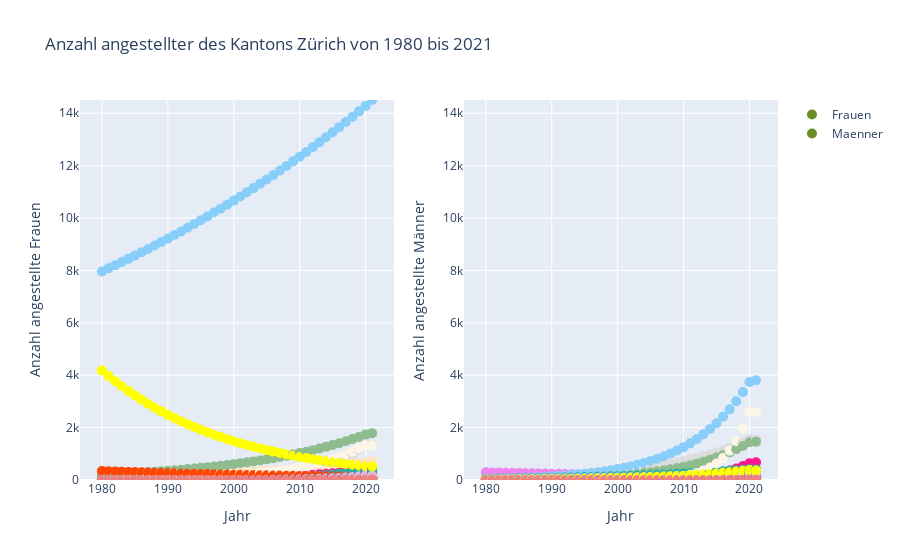

Here is the notebook cell this chart was saved with:
### Code cell
fig = make_subplots(rows=1, cols=2)

unique_identifiers = df['identifier'].unique()
identifiers_colors = {identifier: random.choice(colors) for identifier in unique_identifiers}

df['color'] = df['identifier'].map(identifiers_colors)

df_frauen = df[df['indikator']=='Frauen']
fig.add_trace(go.Scatter(x=df_frauen['jahr'], y=df_frauen['wert'], hovertext=df_frauen['identifier'], mode='markers',
                         marker=dict(size=10, color=df_frauen['color']), name='Frauen'), row=1, col=1)

df_maenner = df[df['indikator']=='Maenner']
fig.add_trace(go.Scatter(x=df_maenner['jahr'], y=df_maenner['wert'], hovertext=df_maenner['identifier'], mode='markers',
                         marker=dict(size=10, color=df_maenner['color']), name='Maenner', text='Maenner'), row=1, col=2)

fig.update_yaxes(title_text='Wert', range=[min(df['wert']), max(df['wert'])], row=1, col=1)
fig.update_yaxes(title_text='Wert', range=[min(df['wert']), max(df['wert'])], row=1, col=2)

fig.update_xaxes(title_text='Jahr', row=1, col=1)
fig.update_yaxes(title_text='Anzahl angestellte Frauen', row=1, col=1)
fig.update_xaxes(title_text='Jahr', row=1, col=2)
fig.update_yaxes(title_text='Anzahl angestellte Männer', row=1, col=2)

fig.update_layout({'title': 'Anzahl angestellter des Kantons Zürich von 1980 bis 2021'})

fig.show()

### Figure 1 — Plotly figure (JSON) as saved in the notebook; plotly's stock layout.template omitted (floating-point values rounded to 4 significant figures; data arrays with more than 128 entries replaced by an {"elided": "..."} marker saying what was removed)
{"data": [{"hovertext": {"elided": "2016 str values"}, "marker": {"color": {"elided": "2016 str values"}, "size": 10}, "mode": "markers", "name": "Frauen", "type": "scatter", "x": {"elided": "2016 int values"}, "xaxis": "x", "y": {"elided": "2016 int values"}, "yaxis": "y"}, {"hovertext": {"elided": "2016 str values"}, "marker": {"color": {"elided": "2016 str values"}, "size": 10}, "mode": "markers", "name": "Maenner", "text": "Maenner", "type": "scatter", "x": {"elided": "2016 int values"}, "xaxis": "x2", "y": {"elided": "2016 int values"}, "yaxis": "y2"}], "layout": {"title": {"text": "Anzahl angestellter des Kantons Zürich von 1980 bis 2021"}, "xaxis": {"anchor": "y", "domain": [0, 0.45], "title": {"text": "Jahr"}}, "xaxis2": {"anchor": "y2", "domain": [0.55, 1], "title": {"text": "Jahr"}}, "yaxis": {"anchor": "x", "domain": [0, 1], "range": [0, 14507], "title": {"text": "Anzahl angestellte Frauen"}}, "yaxis2": {"anchor": "x2", "domain": [0, 1], "range": [0, 14507], "title": {"text": "Anzahl angestellte Männer"}}}}
